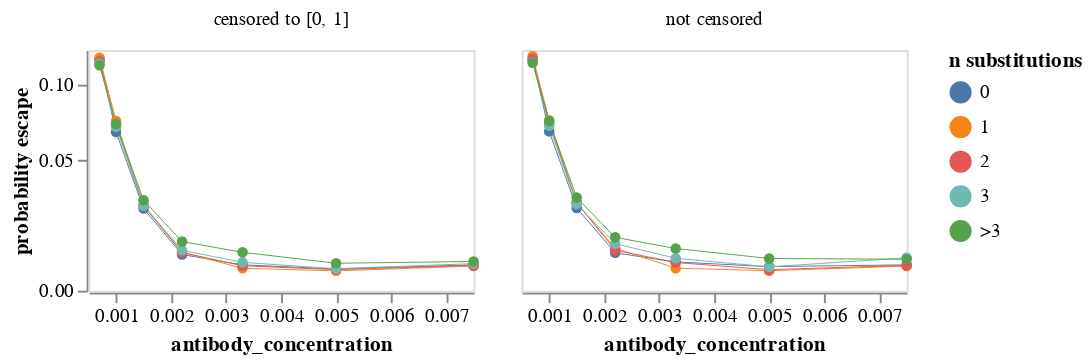

Write notebook code for a chart like this one.
### Markdown cell above
Plot mean probability of escape across all variants with the indicated number of mutations.
Note that this plot weights each variant the same in the means regardless of how many barcode counts it has.
We plot means for both censored (set to between 0 and 1) and uncensored probabilities of escape.
Also, note it uses a symlog scale for the y-axis.
Mouseover points for values:

### Code cell
max_aa_subs = 4  # group if >= this many substitutions

mean_prob_escape = (
    prob_escape.assign(
        n_subs=lambda x: (
            x["aa_substitutions_reference"]
            .str.split()
            .map(len)
            .clip(upper=max_aa_subs)
            .map(lambda n: str(n) if n < max_aa_subs else f">{max_aa_subs - 1}")
        )
    )
    .groupby(["antibody_concentration", "n_subs"], as_index=False)
    .aggregate({"prob_escape": "mean", "prob_escape_uncensored": "mean"})
    .rename(
        columns={
            "prob_escape": "censored to [0, 1]",
            "prob_escape_uncensored": "not censored",
        }
    )
    .melt(
        id_vars=["antibody_concentration", "n_subs"],
        var_name="censored",
        value_name="probability escape",
    )
)

mean_prob_escape_chart = (
    alt.Chart(mean_prob_escape)
    .encode(
        x=alt.X("antibody_concentration"),
        y=alt.Y(
            "probability escape",
            scale=alt.Scale(type="symlog", constant=0.05),
        ),
        column=alt.Column("censored", title=None),
        color=alt.Color("n_subs", title="n substitutions"),
        tooltip=[
            alt.Tooltip(c, format=".3g") if mean_prob_escape[c].dtype == float else c
            for c in mean_prob_escape.columns
        ],
    )
    .mark_line(point=True, size=0.5)
    .properties(width=200, height=125)
    .configure_axis(grid=False)
)

mean_prob_escape_chart

### Figure 1 — Vega-Lite specification as saved in the notebook (floating-point values rounded to 4 significant figures)
{"config": {"view": {"continuousWidth": 400, "continuousHeight": 300}, "axis": {"grid": false}}, "data": {"name": "data-3b5f79fa816022c47a85be1aacc60420"}, "mark": {"type": "line", "point": true, "size": 0.5}, "encoding": {"color": {"field": "n_subs", "title": "n substitutions", "type": "nominal"}, "column": {"field": "censored", "title": null, "type": "nominal"}, "tooltip": [{"field": "antibody_concentration", "format": ".3g", "type": "quantitative"}, {"field": "n_subs", "type": "nominal"}, {"field": "censored", "type": "nominal"}, {"field": "probability escape", "format": ".3g", "type": "quantitative"}], "x": {"field": "antibody_concentration", "type": "quantitative"}, "y": {"field": "probability escape", "scale": {"constant": 0.05, "type": "symlog"}, "type": "quantitative"}}, "height": 125, "width": 200, "$schema": "https://vega.github.io/schema/vega-lite/v5.2.0.json", "datasets": {"data-3b5f79fa816022c47a85be1aacc60420": [{"antibody_concentration": 0.0007, "n_subs": "0", "censored": "censored to [0, 1]", "probability escape": 0.121}, {"antibody_concentration": 0.0007, "n_subs": "1", "censored": "censored to [0, 1]", "probability escape": 0.1228}, {"antibody_concentration": 0.0007, "n_subs": "2", "censored": "censored to [0, 1]", "probability escape": 0.1198}, {"antibody_concentration": 0.0007, "n_subs": "3", "censored": "censored to [0, 1]", "probability escape": 0.1173}, {"antibody_concentration": 0.0007, "n_subs": ">3", "censored": "censored to [0, 1]", "probability escape": 0.116}, {"antibody_concentration": 0.001, "n_subs": "0", "censored": "censored to [0, 1]", "probability escape": 0.06633}, {"antibody_concentration": 0.001, "n_subs": "1", "censored": "censored to [0, 1]", "probability escape": 0.07343}, {"antibody_concentration": 0.001, "n_subs": "2", "censored": "censored to [0, 1]", "probability escape": 0.07077}, {"antibody_concentration": 0.001, "n_subs": "3", "censored": "censored to [0, 1]", "probability escape": 0.06959}, {"antibody_concentration": 0.001, "n_subs": ">3", "censored": "censored to [0, 1]", "probability escape": 0.0714}, {"antibody_concentration": 0.0015, "n_subs": "0", "censored": "censored to [0, 1]", "probability escape": 0.02742}, {"antibody_concentration": 0.0015, "n_subs": "1", "censored": "censored to [0, 1]", "probability escape": 0.02898}, {"antibody_concentration": 0.0015, "n_subs": "2", "censored": "censored to [0, 1]", "probability escape": 0.02852}, {"antibody_concentration": 0.0015, "n_subs": "3", "censored": "censored to [0, 1]", "probability escape": 0.02859}, {"antibody_concentration": 0.0015, "n_subs": ">3", "censored": "censored to [0, 1]", "probability escape": 0.03093}, {"antibody_concentration": 0.0022, "n_subs": "0", "censored": "censored to [0, 1]", "probability escape": 0.01062}, {"antibody_concentration": 0.0022, "n_subs": "1", "censored": "censored to [0, 1]", "probability escape": 0.0114}, {"antibody_concentration": 0.0022, "n_subs": "2", "censored": "censored to [0, 1]", "probability escape": 0.01125}, {"antibody_concentration": 0.0022, "n_subs": "3", "censored": "censored to [0, 1]", "probability escape": 0.01198}, {"antibody_concentration": 0.0022, "n_subs": ">3", "censored": "censored to [0, 1]", "probability escape": 0.01493}, {"antibody_concentration": 0.0033, "n_subs": "0", "censored": "censored to [0, 1]", "probability escape": 0.007366}, {"antibody_concentration": 0.0033, "n_subs": "1", "censored": "censored to [0, 1]", "probability escape": 0.006327}, {"antibody_concentration": 0.0033, "n_subs": "2", "censored": "censored to [0, 1]", "probability escape": 0.0071}, {"antibody_concentration": 0.0033, "n_subs": "3", "censored": "censored to [0, 1]", "probability escape": 0.008134}, {"antibody_concentration": 0.0033, "n_subs": ">3", "censored": "censored to [0, 1]", "probability escape": 0.01133}, {"antibody_concentration": 0.005, "n_subs": "0", "censored": "censored to [0, 1]", "probability escape": 0.006121}, {"antibody_concentration": 0.005, "n_subs": "1", "censored": "censored to [0, 1]", "probability escape": 0.00557}, {"antibody_concentration": 0.005, "n_subs": "2", "censored": "censored to [0, 1]", "probability escape": 0.005919}, {"antibody_concentration": 0.005, "n_subs": "3", "censored": "censored to [0, 1]", "probability escape": 0.0062}, {"antibody_concentration": 0.005, "n_subs": ">3", "censored": "censored to [0, 1]", "probability escape": 0.007864}, {"antibody_concentration": 0.0075, "n_subs": "0", "censored": "censored to [0, 1]", "probability escape": 0.007368}, {"antibody_concentration": 0.0075, "n_subs": "1", "censored": "censored to [0, 1]", "probability escape": 0.007001}, {"antibody_concentration": 0.0075, "n_subs": "2", "censored": "censored to [0, 1]", "probability escape": 0.007182}, {"antibody_concentration": 0.0075, "n_subs": "3", "censored": "censored to [0, 1]", "probability escape": 0.007746}, {"antibody_concentration": 0.0075, "n_subs": ">3", "censored": "censored to [0, 1]", "probability escape": 0.008417}, {"antibody_concentration": 0.0007, "n_subs": "0", "censored": "not censored", "probability escape": 0.121}, {"antibody_concentration": 0.0007, "n_subs": "1", "censored": "not censored", "probability escape": 0.1241}, {"antibody_concentration": 0.0007, "n_subs": "2", "censored": "not censored", "probability escape": 0.1218}, {"antibody_concentration": 0.0007, "n_subs": "3", "censored": "not censored", "probability escape": 0.1186}, {"antibody_concentration": 0.0007, "n_subs": ">3", "censored": "not censored", "probability escape": 0.1182}, {"antibody_concentration": 0.001, "n_subs": "0", "censored": "not censored", "probability escape": 0.06675}, {"antibody_concentration": 0.001, "n_subs": "1", "censored": "not censored", "probability escape": 0.07383}, {"antibody_concentration": 0.001, "n_subs": "2", "censored": "not censored", "probability escape": 0.07154}, {"antibody_concentration": 0.001, "n_subs": "3", "censored": "not censored", "probability escape": 0.07036}, {"antibody_concentration": 0.001, "n_subs": ">3", "censored": "not censored", "probability escape": 0.07336}, {"antibody_concentration": 0.0015, "n_subs": "0", "censored": "not censored", "probability escape": 0.02766}, {"antibody_concentration": 0.0015, "n_subs": "1", "censored": "not censored", "probability escape": 0.02976}, {"antibody_concentration": 0.0015, "n_subs": "2", "censored": "not censored", "probability escape": 0.02985}, {"antibody_concentration": 0.0015, "n_subs": "3", "censored": "not censored", "probability escape": 0.02928}, {"antibody_concentration": 0.0015, "n_subs": ">3", "censored": "not censored", "probability escape": 0.03206}, {"antibody_concentration": 0.0022, "n_subs": "0", "censored": "not censored", "probability escape": 0.01117}, {"antibody_concentration": 0.0022, "n_subs": "1", "censored": "not censored", "probability escape": 0.01269}, {"antibody_concentration": 0.0022, "n_subs": "2", "censored": "not censored", "probability escape": 0.012}, {"antibody_concentration": 0.0022, "n_subs": "3", "censored": "not censored", "probability escape": 0.01421}, {"antibody_concentration": 0.0022, "n_subs": ">3", "censored": "not censored", "probability escape": 0.01641}, {"antibody_concentration": 0.0033, "n_subs": "0", "censored": "not censored", "probability escape": 0.00826}, {"antibody_concentration": 0.0033, "n_subs": "1", "censored": "not censored", "probability escape": 0.006362}, {"antibody_concentration": 0.0033, "n_subs": "2", "censored": "not censored", "probability escape": 0.008075}, {"antibody_concentration": 0.0033, "n_subs": "3", "censored": "not censored", "probability escape": 0.009401}, {"antibody_concentration": 0.0033, "n_subs": ">3", "censored": "not censored", "probability escape": 0.01258}, {"antibody_concentration": 0.005, "n_subs": "0", "censored": "not censored", "probability escape": 0.006837}, {"antibody_concentration": 0.005, "n_subs": "1", "censored": "not censored", "probability escape": 0.005606}, {"antibody_concentration": 0.005, "n_subs": "2", "censored": "not censored", "probability escape": 0.005919}, {"antibody_concentration": 0.005, "n_subs": "3", "censored": "not censored", "probability escape": 0.006767}, {"antibody_concentration": 0.005, "n_subs": ">3", "censored": "not censored", "probability escape": 0.009352}, {"antibody_concentration": 0.0075, "n_subs": "0", "censored": "not censored", "probability escape": 0.007368}, {"antibody_concentration": 0.0075, "n_subs": "1", "censored": "not censored", "probability escape": 0.007001}, {"antibody_concentration": 0.0075, "n_subs": "2", "censored": "not censored", "probability escape": 0.007207}, {"antibody_concentration": 0.0075, "n_subs": "3", "censored": "not censored", "probability escape": 0.009568}, {"antibody_concentration": 0.0075, "n_subs": ">3", "censored": "not censored", "probability escape": 0.009099}]}}
